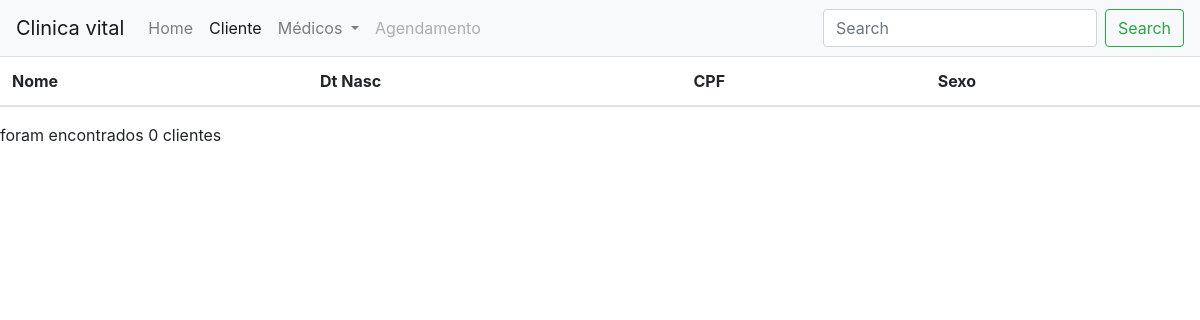
Before: /atendimento/cliente/ with the older database file.
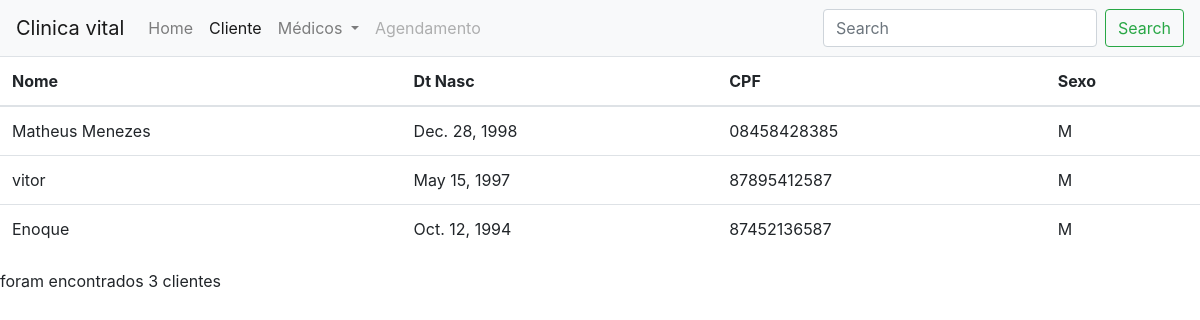
After: the same page with the newer database file.
### atendimento/models.py (models this page shows)
class Cliente(models.Model):
    nome = models.CharField(max_length=50)
    dt_nasc = models.DateField()
    cpf = models.CharField(max_length=11)
    sexo = models.CharField(max_length=1)

### atendimento/views.py (the view)
# urls.py: path('cliente/',views.cliente_list),
def cliente_list(request):
    clientes = Cliente.objects.all()
    return render(request,'cliente/list.html',{'clientes':clientes})

### atendimento/templates/cliente/list.html (shortened to what this page needs)
<!DOCTYPE html>
<html lang="en">
<head>
    <link rel="stylesheet" href="https://stackpath.bootstrapcdn.com/bootstrap/4.1.3/css/bootstrap.min.css"
>
</head>
<body>
    <div class="comtainer-fuid">
        <nav class="navbar navbar-expand-lg navbar-light bg-light">
            <a class="navbar-brand" href="/atendimento/">Clinica vital</a>
            <div class="collapse navbar-collapse" id="navbarSupportedContent">
                <ul class="navbar-nav mr-auto">
                    <li class="nav-item ">
                        <a class="nav-link" href="/atendimento/">Home
                        </a>
                    </li>
                    <li class="nav-item active">
                        <a class="nav-link" href="/atendimento/cliente">Cliente</a>
                    </li>
                    <li class="nav-item dropdown">
                        <a class="nav-link dropdown-toggle" href="#" id="navbarDropdown" role="button" data-toggle="dropdown" aria-haspopup="true"
                            aria-expanded="false">
                            Médicos
                        </a>
                    </li>
                    <li class="nav-item">
                        <a class="nav-link disabled" href="#">Agendamento</a>
                    </li>
                </ul>
                <form class="form-inline my-2 my-lg-0">
                    <input class="form-control mr-sm-2" type="search" placeholder="Search" aria-label="Search">
                    <button class="btn btn-outline-success my-2 my-sm-0" type="submit">Search</button>
                </form>
            </div>
        </nav>
        <div class="row">
            <div class="col-12">
                <table class="table">
                    <thead>
                        <tr>
                            <th>Nome</th>
                            <th>Dt Nasc</th>
                            <th>CPF</th>
                            <th>Sexo</th>
                        </tr>
                    </thead>
                    <tbody>
                        {% for cliente in clientes %}
                        <tr>
                                <td>{{cliente.nome}}</td>
                                <td>{{cliente.dt_nasc}}</td>
                                <td>{{cliente.cpf}}</td>
                                <td>{{cliente.sexo}}</td>
                        </tr>
                        {% endfor %}
                    </tbody>
                </table>
                <p>foram encontrados {{clientes| length }} clientes</p>
            </div>
        </div>
    </div>
</body>
</html>

Changed rows visible on the page:
added Cliente: nome "Matheus Menezes", dt_nasc "Dec. 28, 1998", cpf "08458428385", sexo "M"
added Cliente: nome "vitor", dt_nasc "May 15, 1997", cpf "87895412587", sexo "M"
added Cliente: nome "Enoque", dt_nasc "Oct. 12, 1994", cpf "87452136587", sexo "M"
Other visible differences:
{{ clientes| length }}: "0" → "3"
